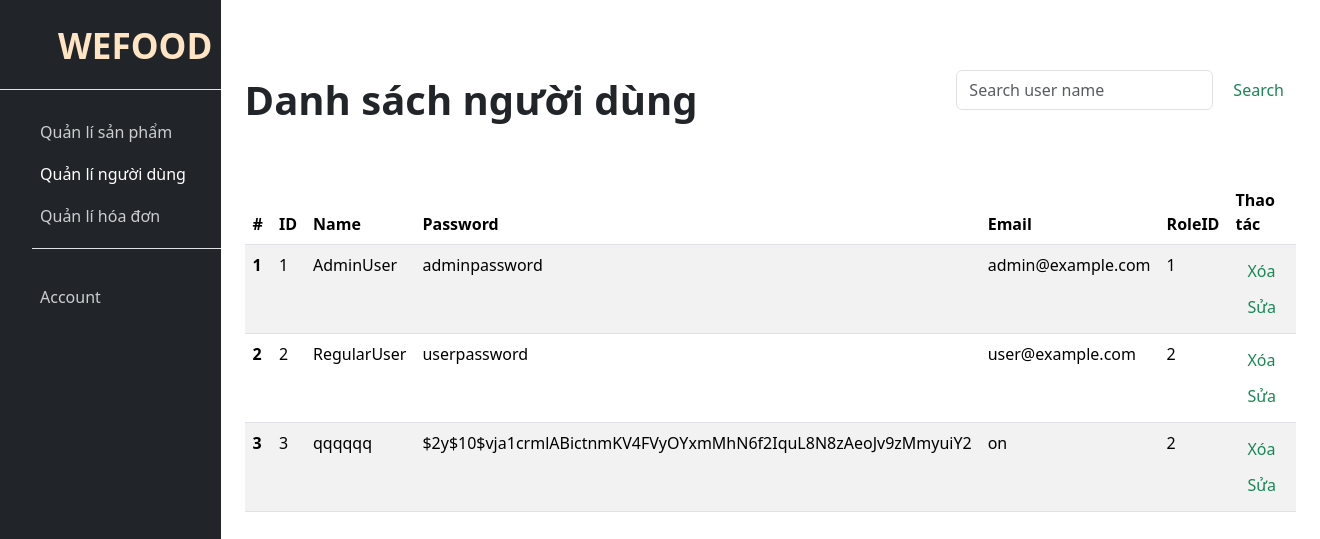
/views/adminWithUser.php, run on an earlier commit of the app's database.
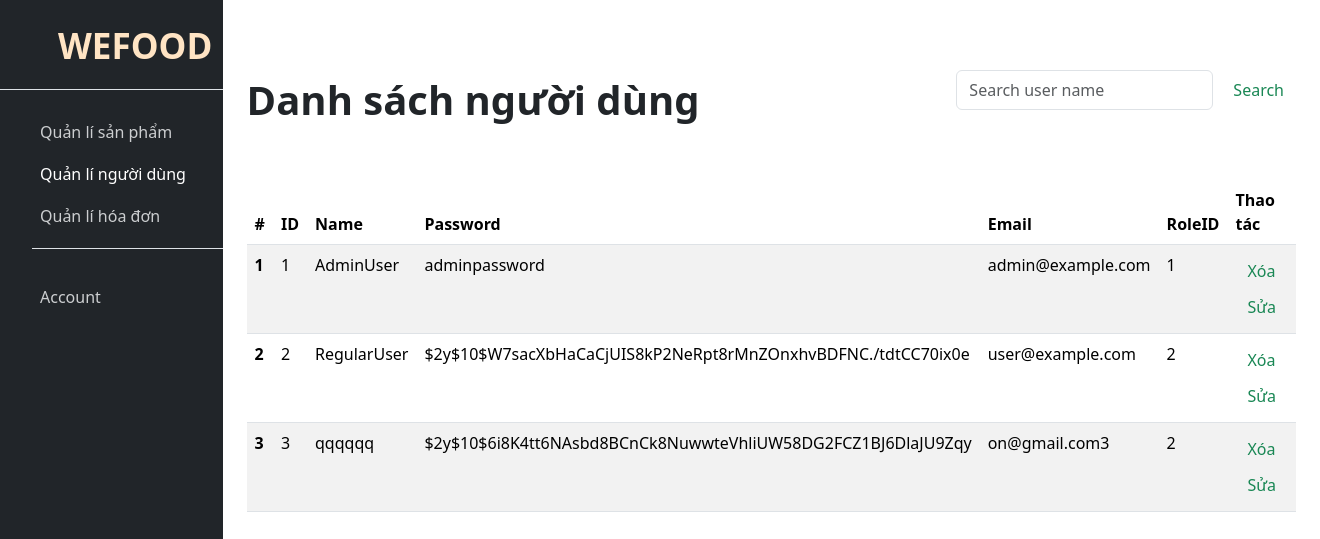
And on a later commit of the database.
### tables this page shows
CREATE TABLE `user` (
  `id` int NOT NULL,
  `name` varchar(255) NOT NULL,
  `password` varchar(255) NOT NULL,
  `email` varchar(255) NOT NULL,
  `role_id` int DEFAULT NULL
);

### database/database.php (called while the page is built, shortened)
<?php
Class Database{
    private $host= DB_Host;
    private $name= DB_Name;
    private $user=DB_User;
    private $pass= DB_PassWord;
    private $conn;
    private function connect() {
        try {
            $this->conn = new PDO("mysql:host=$this->host;dbname=$this->name", $this->user, $this->pass);
            $this->conn->setAttribute(PDO::ATTR_ERRMODE, PDO::ERRMODE_EXCEPTION);
        } catch (PDOException $e) {
            die("Connection failed: " . $e->getMessage());
        }
    }
    public function prepare($sql) {
        return $this->conn->prepare($sql);
    }
}

### services/userService.php (called while the page is built, shortened)
<?
require_once'../database/database.php';
require_once'../models/user.php';
class UserService{
    private $conn;
    public function __construct()
    {
        $this->conn=new Database();
    }
    public function getAllUsers() {
        try {
            $sql = "SELECT * FROM `user`";
            $result = $this->conn->prepare($sql);
            $result->execute();
            $users = [];
            while ($userInfo = $result->fetch(PDO::FETCH_ASSOC)) {
                $user = new User(
                    $userInfo['id'],
                    $userInfo['name'],
                    $userInfo['password'],
                    $userInfo['email'],
                    $userInfo['role_id']
                );
                $users[] = $user;
            }
            return $users;
        } catch (PDOException $e) {
            die("Error: " . $e->getMessage());
        }
    }
}

### models/user.php (called while the page is built, shortened)
<?
 class User{
    private int $id;
    private string $username;
    private string $password;
    private string $email;
    private int $role_id;
    public function __construct(int $id,string $username,string $password,string $email,int $role_id ) {
        $this->id=$id;
        $this->username=$username;
        $this->password=$password;
        $this->email=$email;
        $this->role_id=$role_id;
    }
    public function getId(): int {
        return $this->id;
    }
    public function getUsername(): string {
        return $this->username;
    }
    public function getPassword(): string {
        return $this->password;
    }
    public function getEmail(): string {
        return $this->email;
    }
    public function getRoleId(): int {
        return $this->role_id;
    }
 }

### views/adminWithUser.php (the view, shortened to what this page needs)
<?php
require_once '../services/userService.php';
$userService = new UserService();
$users = $userService->getAllUsers();
?>
<!DOCTYPE html>
<html lang="en">
<head>
    <link href="https://cdn.jsdelivr.net/npm/bootstrap@5.3.3/dist/css/bootstrap.min.css" rel="stylesheet"
>
    <link href="../resource/static/css/adminView.css" rel="stylesheet" type="text/css">
</head>
<body>
    <div class="bodyy">
        <?php include "../resource/frame/sidebarAdmin.php"; ?>
        <div class="body-content container-fluid">
            <div class="container-fluid content-header">
                <span>Danh sách người dùng</span>
                <form class="d-flex search-box" role="search" action="../controllers/userSeaCon.php" method="get">
                    <input class="form-control me-2" type="search" id="search" name="search"
                        placeholder="Search user name" aria-label="Search">
                    <button class="btn btn-outline-success" type="submit">Search</button>
                </form>
            </div>
            <div class="container-fluid aa">
                <table class="table table-striped table-container" style="border-radius: 20px;">
                    <thead>
                        <tr>
                            <th scope="col">#</th>
                            <th scope="col">ID</th>
                            <th scope="col">Name</th>
                            <th scope="col">Password</th>
                            <th scope="col">Email</th>
                            <th scope="col">RoleID</th>
                            <th scope="col">Thao tác</th>
                        </tr>
                    </thead>
                    <tbody>
                        <?php foreach ($users as $user): ?>
                        <tr>
                            <th scope="row"><?= $user->getId(); ?></th>
                            <td><?= $user->getId(); ?></td>
                            <td><?= $user->getUsername(); ?></td>
                            <td><?= $user->getPassword(); ?></td>
                            <td><?= $user->getEmail(); ?></td>
                            <td><?= $user->getRoleId(); ?></td>
                            <td>
                                <div class="col ml-1">
                                    <button class="btn btn-outline-success" type="button"
                                        onclick="ddelete(<? echo $user->getId(); ?>)">Xóa</button>
                                    <button class="btn btn-outline-success" type="button" data-bs-toggle="modal"
                                        data-bs-target="#userEditModal"
                                        onclick="getid(<? echo $user->getId(); ?>)">Sửa</button>
                                </div>
                            </td>
                        </tr>
                        <?php endforeach; ?>
                    </tbody>
                </table>
            </div>
        </div>
    </div>
</body>
</html>

### resource/frame/sidebarAdmin.php (shortened to what this page needs)
<link href="../resource/static/css/sidebarAdmin.css" rel="stylesheet"type="text/css">
<div class="bg-dark text-white sidebar-container" id="sidebar-wrapper">
    <a href="/web_php_food/views/index.php" class="d-flex align-items-center pb-3 mb-3 link-body-emphasis text-decoration-none border-bottom">
        <svg class="bi pe-none me-2" width="30" height="24">
        </svg>
        <span class="fs-5 fw-semibold">WEFOOD</span>
    </a>
    <div class="sidebar-body">
        <ul class="sidebar-ul">
            <li>
                <button type="button" class="btn btn-sm product-mn" data-bs-toggle="collapse"
                    href="#collapseProduct" role="button" aria-expanded="false" aria-controls="collapseProduct">
                    Quản lí sản phẩm
                </button>
            </li>
            <li>
    <button type="button" class="btn btn-sm product-mn active" data-bs-toggle="collapse" href="#collapseUser"
        role="button" aria-expanded="false" aria-controls="collapseUser">
        Quản lí người dùng
    </button>
</li>
            <li>
                <button type="button" class="btn btn-sm product-mn" data-bs-toggle="collapse" href="#collapseBill"
                    role="button" aria-expanded="false" aria-controls="collapseBill">
                    Quản lí hóa đơn
                </button>
            </li>
            <li class="border-top my-3"></li>
            <li class="mb-1">
                <button type="button" class="btn btn-sm product-mn mt-3" data-bs-toggle="collapse"
                    href="#account-collapse" role="button" aria-expanded="false" aria-controls="collapseAccount">
                    Account
                </button>
            </li>
        </ul>
    </div>
</div>

### resource/static/css/adminView.css (style rules this page uses)
.bodyy { background-color: rgb(255, 255, 255) ; display: flex; }
.table { width: 100%; border-collapse: collapse; }
.content-header { display: flex; font-weight: 800; font-size: 40px; margin-top: 70px; margin-bottom: 50px; }
.aa { height: 550px; overflow-y:auto; }
.search-box { height: 40px; margin-left: auto; }

### resource/static/css/sidebarAdmin.css (style rules this page uses)
.sidebar-container { width: 400px; height: 130vh; }
.sidebar-ul { list-style-type: none; }
.fw-semibold { font-size: 35px !important; margin-top: 20px; color: bisque; margin-left: 20px; }
.product-mn { text-decoration: none; font-size: 16px; color: rgb(204, 206, 208); margin-top: 10px; }
.btn { background-color: dark; border: none; }

What changed in the data, as far as the page shows it:
changed user "RegularUser": password "userpassword" → "$2y$10$W7sacXbHaCaCjUIS8kP2NeRpt8rMnZOnxhvBDFNC./tdtCC70ix0e"
changed user "qqqqqq": password "$2y$10$vja1crmlABictnmKV4FVyOYxmMhN6f2IquL8N8zAeoJv9zMmyuiY2" → "$2y$10$6i8K4tt6NAsbd8BCnCk8NuwwteVhliUW58DG2FCZ1BJ6DlaJU9Zqy"; email "on" → "on@gmail.com3"
